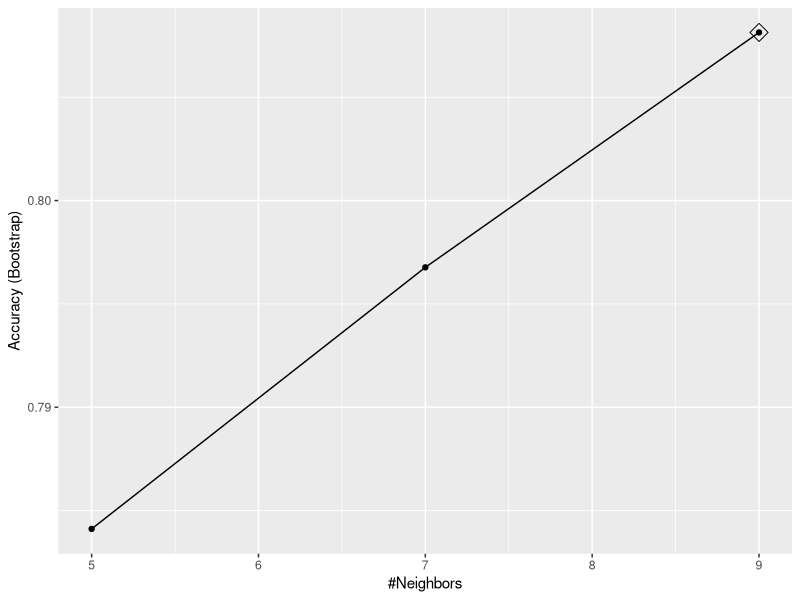
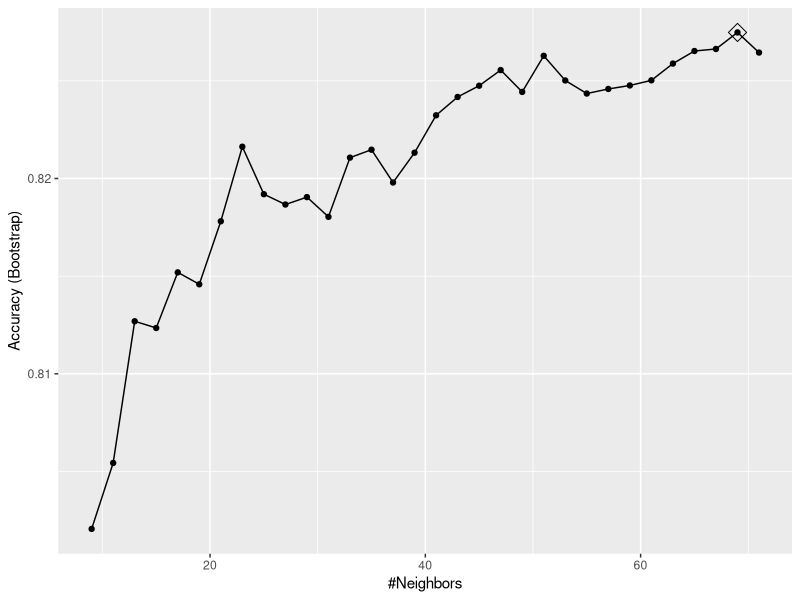
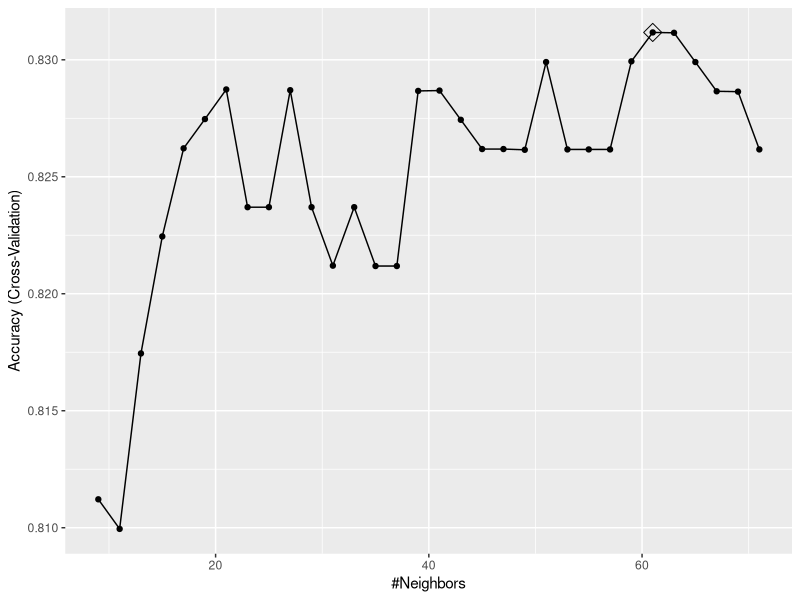
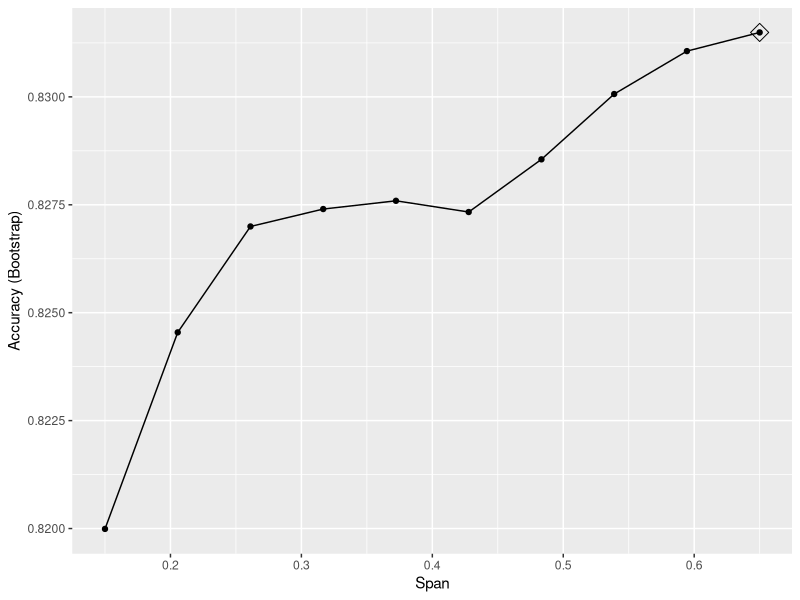

These figures' R source, in order:
## ---- chunk 1
library(dslabs)
library(caret)
library(tidyverse)
data("mnist_27")

## ---- chunk 2
train_glm <- train(y ~ ., method = "glm", data = mnist_27$train)
train_knn <- train(y ~ ., method = "knn", data = mnist_27$train)
## ---- chunk 3
y_hat_glm <- predict(train_glm, mnist_27$test, type = "raw")
y_hat_knn <- predict(train_knn, mnist_27$test, type = "raw")
## ---- chunk 4
confusionMatrix(y_hat_glm, mnist_27$test$y)$overall["Accuracy"]
## ---- chunk 5
confusionMatrix(y_hat_knn, mnist_27$test$y)$overall["Accuracy"]
## ---- chunk 6
getModelInfo("knn")
## ---- chunk 7
modelLookup("knn")
## ---- chunk 8
train_knn <- train(y ~ ., method = "knn", data = mnist_27$train)
## ---- chunk 9
ggplot(train_knn, highlight = TRUE)
## ---- chunk 10
data.frame(k=seq(9,67,2))
## ---- chunk 11
train_knn <- train(y ~ ., method = "knn", data = mnist_27$train, tuneGrid = data.frame(k = seq(9,71,2)))
ggplot(train_knn, highlight = TRUE)
## ---- chunk 12
train_knn$bestTune
## ---- chunk 13
train_knn$finalModel
## ---- chunk 14
confusionMatrix(predict(train_knn, mnist_27$test, type = "raw"), mnist_27$test$y)$overall["Accuracy"]
## ---- chunk 15
control <- trainControl(method = "cv", number = 10, p = 0.9) 
train_knn_cv <- train(y ~ ., method = "knn", data = mnist_27$train, tuneGrid = data.frame(k = seq(9, 71,2)), trControl = control)
ggplot(train_knn_cv, highlight = TRUE)
## ---- chunk 16
library("gam")
modelLookup("gamLoess")
## ---- chunk 17
grid <- expand.grid(span = seq(0.15,0.65, len = 10), degree = 1)
## ---- chunk 18
train_loess <- train( y ~ ., method = "gamLoess", tuneGrid = grid, data = mnist_27$train)
## ---- chunk 19
ggplot(train_loess, highlight = TRUE)
## ---- chunk 20
confusionMatrix(data = predict(train_loess, mnist_27$test), reference = mnist_27$test$y)$overall["Accuracy"]
